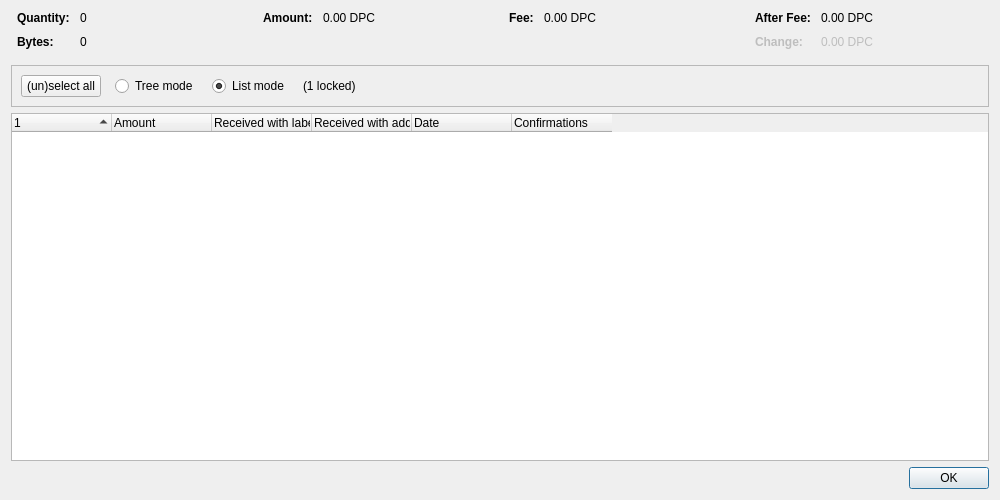
<?xml version="1.0" encoding="UTF-8"?>
<ui version="4.0">
 <class>CoinControlDialog</class>
 <widget class="QDialog" name="CoinControlDialog">
  <property name="geometry">
   <rect>
    <x>0</x>
    <y>0</y>
    <width>1000</width>
    <height>500</height>
   </rect>
  </property>
  <property name="windowTitle">
   <string>Coin Selection</string>
  </property>
  <layout class="QVBoxLayout" name="verticalLayout">
   <item>
    <layout class="QHBoxLayout" name="horizontalLayoutTop" stretch="0,0,0,0">
     <property name="topMargin">
      <number>0</number>
     </property>
     <property name="bottomMargin">
      <number>10</number>
     </property>
     <item>
      <layout class="QFormLayout" name="formLayoutCoinControl1">
       <property name="labelAlignment">
        <set>Qt::AlignLeft|Qt::AlignVCenter</set>
       </property>
       <property name="horizontalSpacing">
        <number>10</number>
       </property>
       <property name="verticalSpacing">
        <number>10</number>
       </property>
       <property name="leftMargin">
        <number>6</number>
       </property>
       <property name="rightMargin">
        <number>6</number>
       </property>
       <item row="0" column="0">
        <widget class="QLabel" name="labelCoinControlQuantityText">
         <property name="font">
          <font>
           <weight>75</weight>
           <bold>true</bold>
          </font>
         </property>
         <property name="text">
          <string>Quantity:</string>
         </property>
        </widget>
       </item>
       <item row="0" column="1">
        <widget class="QLabel" name="labelCoinControlQuantity">
         <property name="cursor">
          <cursorShape>IBeamCursor</cursorShape>
         </property>
         <property name="contextMenuPolicy">
          <enum>Qt::ActionsContextMenu</enum>
         </property>
         <property name="text">
          <string notr="true">0</string>
         </property>
         <property name="textInteractionFlags">
          <set>Qt::LinksAccessibleByMouse|Qt::TextSelectableByKeyboard|Qt::TextSelectableByMouse</set>
         </property>
        </widget>
       </item>
       <item row="1" column="0">
        <widget class="QLabel" name="labelCoinControlBytesText">
         <property name="font">
          <font>
           <weight>75</weight>
           <bold>true</bold>
          </font>
         </property>
         <property name="text">
          <string>Bytes:</string>
         </property>
        </widget>
       </item>
       <item row="1" column="1">
        <widget class="QLabel" name="labelCoinControlBytes">
         <property name="cursor">
          <cursorShape>IBeamCursor</cursorShape>
         </property>
         <property name="contextMenuPolicy">
          <enum>Qt::ActionsContextMenu</enum>
         </property>
         <property name="text">
          <string notr="true">0</string>
         </property>
         <property name="textInteractionFlags">
          <set>Qt::LinksAccessibleByMouse|Qt::TextSelectableByKeyboard|Qt::TextSelectableByMouse</set>
         </property>
        </widget>
       </item>
      </layout>
     </item>
     <item>
      <layout class="QFormLayout" name="formLayoutCoinControl2">
       <property name="horizontalSpacing">
        <number>10</number>
       </property>
       <property name="verticalSpacing">
        <number>10</number>
       </property>
       <property name="leftMargin">
        <number>6</number>
       </property>
       <property name="rightMargin">
        <number>6</number>
       </property>
       <item row="0" column="0">
        <widget class="QLabel" name="labelCoinControlAmountText">
         <property name="font">
          <font>
           <weight>75</weight>
           <bold>true</bold>
          </font>
         </property>
         <property name="text">
          <string>Amount:</string>
         </property>
        </widget>
       </item>
       <item row="0" column="1">
        <widget class="QLabel" name="labelCoinControlAmount">
         <property name="cursor">
          <cursorShape>IBeamCursor</cursorShape>
         </property>
         <property name="contextMenuPolicy">
          <enum>Qt::ActionsContextMenu</enum>
         </property>
         <property name="text">
          <string notr="true">0.00 DPC</string>
         </property>
         <property name="textInteractionFlags">
          <set>Qt::LinksAccessibleByMouse|Qt::TextSelectableByKeyboard|Qt::TextSelectableByMouse</set>
         </property>
        </widget>
       </item>
      </layout>
     </item>
     <item>
      <layout class="QFormLayout" name="formLayoutCoinControl3">
       <property name="horizontalSpacing">
        <number>10</number>
       </property>
       <property name="verticalSpacing">
        <number>10</number>
       </property>
       <property name="leftMargin">
        <number>6</number>
       </property>
       <property name="rightMargin">
        <number>6</number>
       </property>
       <item row="0" column="0">
        <widget class="QLabel" name="labelCoinControlFeeText">
         <property name="font">
          <font>
           <weight>75</weight>
           <bold>true</bold>
          </font>
         </property>
         <property name="text">
          <string>Fee:</string>
         </property>
        </widget>
       </item>
       <item row="0" column="1">
        <widget class="QLabel" name="labelCoinControlFee">
         <property name="cursor">
          <cursorShape>IBeamCursor</cursorShape>
         </property>
         <property name="contextMenuPolicy">
          <enum>Qt::ActionsContextMenu</enum>
         </property>
         <property name="text">
          <string notr="true">0.00 DPC</string>
         </property>
         <property name="textInteractionFlags">
          <set>Qt::LinksAccessibleByMouse|Qt::TextSelectableByKeyboard|Qt::TextSelectableByMouse</set>
         </property>
        </widget>
       </item>
      </layout>
     </item>
     <item>
      <layout class="QFormLayout" name="formLayoutCoinControl4">
       <property name="labelAlignment">
        <set>Qt::AlignLeft|Qt::AlignVCenter</set>
       </property>
       <property name="horizontalSpacing">
        <number>10</number>
       </property>
       <property name="verticalSpacing">
        <number>10</number>
       </property>
       <property name="leftMargin">
        <number>6</number>
       </property>
       <property name="rightMargin">
        <number>6</number>
       </property>
       <item row="0" column="0">
        <widget class="QLabel" name="labelCoinControlAfterFeeText">
         <property name="font">
          <font>
           <weight>75</weight>
           <bold>true</bold>
          </font>
         </property>
         <property name="text">
          <string>After Fee:</string>
         </property>
        </widget>
       </item>
       <item row="0" column="1">
        <widget class="QLabel" name="labelCoinControlAfterFee">
         <property name="cursor">
          <cursorShape>IBeamCursor</cursorShape>
         </property>
         <property name="contextMenuPolicy">
          <enum>Qt::ActionsContextMenu</enum>
         </property>
         <property name="text">
          <string notr="true">0.00 DPC</string>
         </property>
         <property name="textInteractionFlags">
          <set>Qt::LinksAccessibleByMouse|Qt::TextSelectableByKeyboard|Qt::TextSelectableByMouse</set>
         </property>
        </widget>
       </item>
       <item row="1" column="0">
        <widget class="QLabel" name="labelCoinControlChangeText">
         <property name="enabled">
          <bool>false</bool>
         </property>
         <property name="font">
          <font>
           <weight>75</weight>
           <bold>true</bold>
          </font>
         </property>
         <property name="text">
          <string>Change:</string>
         </property>
        </widget>
       </item>
       <item row="1" column="1">
        <widget class="QLabel" name="labelCoinControlChange">
         <property name="enabled">
          <bool>false</bool>
         </property>
         <property name="cursor">
          <cursorShape>IBeamCursor</cursorShape>
         </property>
         <property name="contextMenuPolicy">
          <enum>Qt::ActionsContextMenu</enum>
         </property>
         <property name="text">
          <string notr="true">0.00 DPC</string>
         </property>
         <property name="textInteractionFlags">
          <set>Qt::LinksAccessibleByMouse|Qt::TextSelectableByKeyboard|Qt::TextSelectableByMouse</set>
         </property>
        </widget>
       </item>
      </layout>
     </item>
    </layout>
   </item>
   <item>
    <widget class="QFrame" name="frame">
     <property name="minimumSize">
      <size>
       <width>0</width>
       <height>40</height>
      </size>
     </property>
     <property name="frameShape">
      <enum>QFrame::StyledPanel</enum>
     </property>
     <property name="frameShadow">
      <enum>QFrame::Sunken</enum>
     </property>
     <layout class="QHBoxLayout" name="horizontalLayout">
      <item>
       <layout class="QHBoxLayout" name="horizontalLayoutPanel" stretch="0,0,0,0,0">
        <property name="spacing">
         <number>14</number>
        </property>
        <item>
         <widget class="QPushButton" name="pushButtonSelectAll">
          <property name="sizePolicy">
           <sizepolicy hsizetype="Maximum" vsizetype="Fixed">
            <horstretch>0</horstretch>
            <verstretch>0</verstretch>
           </sizepolicy>
          </property>
          <property name="text">
           <string>(un)select all</string>
          </property>
          <property name="autoDefault">
           <bool>false</bool>
          </property>
         </widget>
        </item>
        <item>
         <widget class="QRadioButton" name="radioTreeMode">
          <property name="sizePolicy">
           <sizepolicy hsizetype="Maximum" vsizetype="Fixed">
            <horstretch>0</horstretch>
            <verstretch>0</verstretch>
           </sizepolicy>
          </property>
          <property name="text">
           <string>Tree mode</string>
          </property>
         </widget>
        </item>
        <item>
         <widget class="QRadioButton" name="radioListMode">
          <property name="sizePolicy">
           <sizepolicy hsizetype="Maximum" vsizetype="Fixed">
            <horstretch>0</horstretch>
            <verstretch>0</verstretch>
           </sizepolicy>
          </property>
          <property name="text">
           <string>List mode</string>
          </property>
          <property name="checked">
           <bool>true</bool>
          </property>
         </widget>
        </item>
        <item>
         <widget class="QLabel" name="labelLocked">
          <property name="text">
           <string notr="true">(1 locked)</string>
          </property>
         </widget>
        </item>
        <item>
         <spacer name="horizontalSpacer">
          <property name="orientation">
           <enum>Qt::Horizontal</enum>
          </property>
          <property name="sizeHint" stdset="0">
           <size>
            <width>40</width>
            <height>20</height>
           </size>
          </property>
         </spacer>
        </item>
       </layout>
      </item>
     </layout>
    </widget>
   </item>
   <item>
    <widget class="CoinControlTreeWidget" name="treeWidget">
     <property name="contextMenuPolicy">
      <enum>Qt::CustomContextMenu</enum>
     </property>
     <property name="sortingEnabled">
      <bool>false</bool>
     </property>
     <property name="columnCount">
      <number>6</number>
     </property>
     <attribute name="headerShowSortIndicator" stdset="0">
      <bool>true</bool>
     </attribute>
     <attribute name="headerStretchLastSection">
      <bool>false</bool>
     </attribute>
     <column>
      <property name="text">
       <string/>
      </property>
     </column>
     <column>
      <property name="text">
       <string>Amount</string>
      </property>
     </column>
     <column>
      <property name="text">
       <string>Received with label</string>
      </property>
     </column>
     <column>
      <property name="text">
       <string>Received with address</string>
      </property>
     </column>
     <column>
      <property name="text">
       <string>Date</string>
      </property>
     </column>
     <column>
      <property name="text">
       <string>Confirmations</string>
      </property>
      <property name="toolTip">
       <string>Confirmed</string>
      </property>
     </column>
     <column>
      <property name="text">
       <string/>
      </property>
     </column>
     <column>
      <property name="text">
       <string/>
      </property>
     </column>
     <column>
      <property name="text">
       <string/>
      </property>
     </column>
     <column>
      <property name="text">
       <string/>
      </property>
     </column>
    </widget>
   </item>
   <item>
    <widget class="QDialogButtonBox" name="buttonBox">
     <property name="orientation">
      <enum>Qt::Horizontal</enum>
     </property>
     <property name="standardButtons">
      <set>QDialogButtonBox::Ok</set>
     </property>
    </widget>
   </item>
  </layout>
 </widget>
 <customwidgets>
  <customwidget>
   <class>CoinControlTreeWidget</class>
   <extends>QTreeWidget</extends>
   <header>qt/coincontroltreewidget.h</header>
  </customwidget>
 </customwidgets>
 <resources/>
 <connections/>
</ui>
